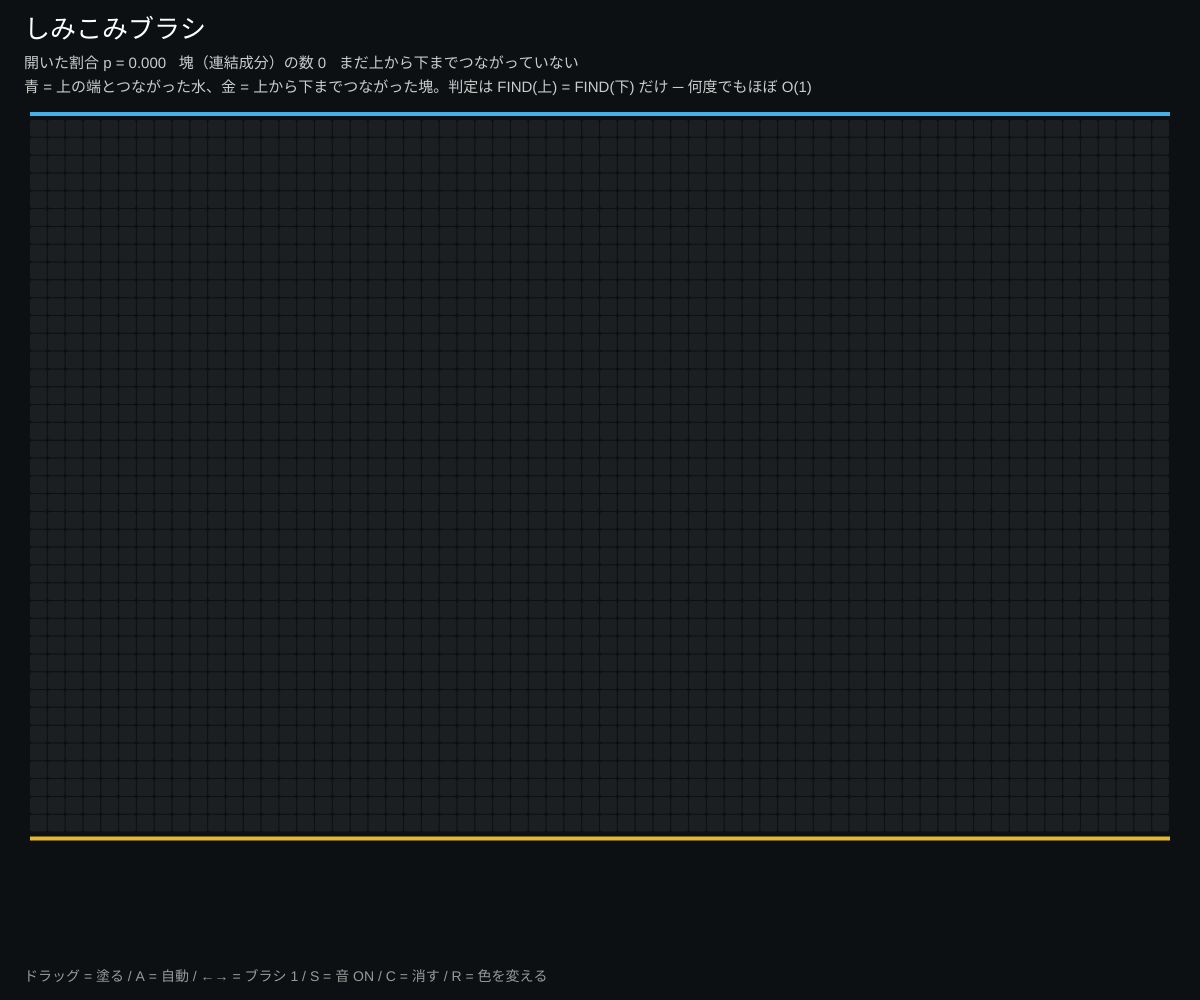
Frame 1 (no input)
Frame 60 (no input): identical to frame 1, image omitted
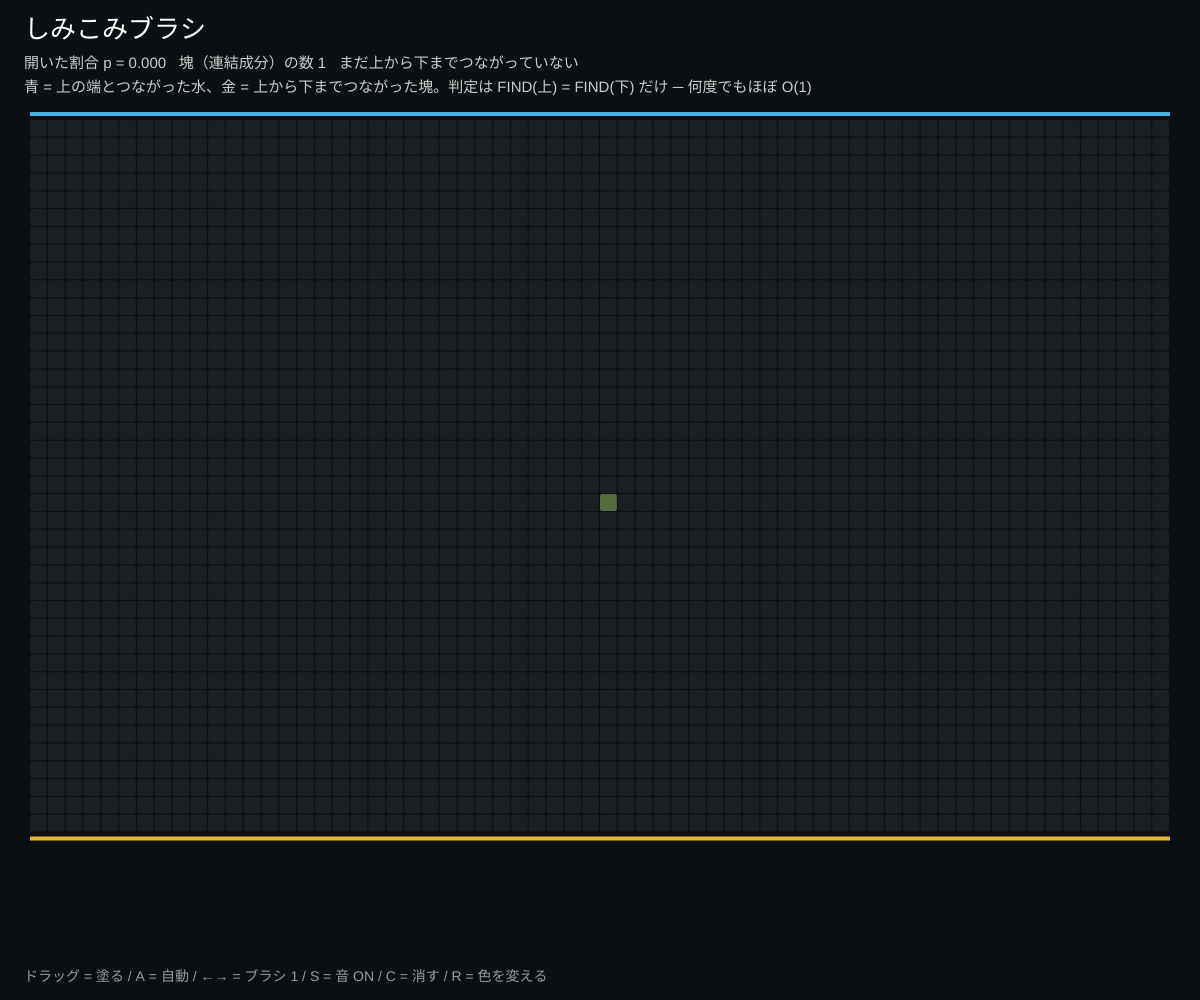
Frame 120 (the mouse pressed at the canvas centre since frame 60)

The p5.js sketch that drew these frames (run headless with seeded random() and noise() and a simulated clock; from frame 60 on, the mouse is pressed at the canvas centre):

// p5.js sketch
// ── sketch.js
// ============================================
// 13 しみこみブラシ（自由制作のベース）─ 互いに素な集合で「つながり」をその場で数える
// マスを開けるたびに、となりの開いたマスと UNION。上の端・下の端は見えない 2 つの要素にまとめておく
// FIND(上) = FIND(下) になった瞬間、水が上から下まで「しみとおる」（パーコレーション）。開いた割合 p ≈ 0.593 が境目
// ドラッグで塗る / A = ランダムに自動で開ける / ←→ = ブラシの大きさ / S = 音 ON/OFF / C = 消す / R = 色を変える
// ============================================
// ★ のついた数字を変えて、自分の作品に！

let COLS = 64, ROWS = 40;    // ★ マスの数
let BRUSH = 1;               // ★ ブラシの半径（マス）
let HUE0 = 200;              // ★ 色の基準
let SCALE = [0, 3, 5, 7, 10];// ★ 音階（マイナーペンタトニック）

let opened = [], parent = [], rnk = [], sz = [];
let P2 = [], R2 = [];          // 上下の端も入れたもう 1 つの森（しみとおり判定用）
let TOPN, BOTN;
let comps = 0, nOpen = 0, auto = false, sound = true;
let percolated = false, flashT = 0, pAt = null, lastNote = 0;

function setup() {
  createCanvas(windowWidth, windowHeight);
  colorMode(HSB, 360, 100, 100, 100);
  reset();
}

function reset() {
  let n = COLS * ROWS;
  TOPN = n; BOTN = n + 1;
  opened = Array(n).fill(false);
  parent = [...Array(n).keys()]; rnk = Array(n).fill(0); sz = Array(n).fill(1);
  P2 = [...Array(n + 2).keys()]; R2 = Array(n + 2).fill(0);
  comps = 0; nOpen = 0; percolated = false; pAt = null;
}

// 塊を数える森（マスどうしだけ）
function find(x) { while (parent[x] !== x) { parent[x] = parent[parent[x]]; x = parent[x]; } return x; }   // 経路半分化
function union(a, b) {
  union2(a, b);
  let x = find(a), y = find(b);
  if (x === y) return false;
  if (rnk[x] > rnk[y]) [x, y] = [y, x];
  parent[x] = y; sz[y] += sz[x];
  if (rnk[x] === rnk[y]) rnk[y]++;
  return true;
}
// 上の端 TOPN・下の端 BOTN も含めた森
function find2(x) { while (P2[x] !== x) { P2[x] = P2[P2[x]]; x = P2[x]; } return x; }
function union2(a, b) {
  let x = find2(a), y = find2(b);
  if (x === y) return;
  if (R2[x] > R2[y]) [x, y] = [y, x];
  P2[x] = y;
  if (R2[x] === R2[y]) R2[y]++;
}

function openCell(c, r) {
  if (c < 0 || r < 0 || c >= COLS || r >= ROWS) return;
  let i = r * COLS + c;
  if (opened[i]) return;
  opened[i] = true; nOpen++; comps++;
  for (let [dc, dr] of [[1, 0], [-1, 0], [0, 1], [0, -1]]) {
    let cc = c + dc, rr = r + dr;
    if (cc >= 0 && rr >= 0 && cc < COLS && rr < ROWS && opened[rr * COLS + cc]) if (union(i, rr * COLS + cc)) comps--;
  }
  if (r === 0) union2(i, TOPN);
  if (r === ROWS - 1) union2(i, BOTN);
  if (sound && millis() - lastNote > 40) {
    let s = sz[find(i)], deg = min(14, floor(log(s + 1) / log(2) * 1.3));
    let midi = 57 + floor(deg / SCALE.length) * 12 + SCALE[deg % SCALE.length];
    playNote(440 * pow(2, (midi - 69) / 12), 0.1, 0.2, 'sine');
    lastNote = millis();
  }
  if (!percolated && find2(TOPN) === find2(BOTN)) {
    percolated = true; flashT = 1; pAt = nOpen / (COLS * ROWS);
    if (sound) for (let k of [0, 4, 7, 12]) playNote(440 * pow(2, (57 + k - 69) / 12), 0.2, 1.5, 'triangle');
  }
}

function geom() { let cs = min((width - 60) / COLS, (height - 190) / ROWS); return { cs, x0: width / 2 - (COLS * cs) / 2, y0: 120 }; }

function draw() {
  background(HUE0, 30, 7);
  let g = geom();
  if (auto) for (let k = 0; k < 4; k++) openCell(floor(random(COLS)), floor(random(ROWS)));
  if (mouseIsPressed) {
    let c = floor((mouseX - g.x0) / g.cs), r = floor((mouseY - g.y0) / g.cs);
    for (let dc = -BRUSH + 1; dc < BRUSH; dc++) for (let dr = -BRUSH + 1; dr < BRUSH; dr++) openCell(c + dc, r + dr);
  }
  let top = find2(TOPN), bot = find2(BOTN);
  noStroke();
  for (let r = 0; r < ROWS; r++) for (let c = 0; c < COLS; c++) {
    let i = r * COLS + c;
    if (!opened[i]) { fill(HUE0, 20, 13); rect(g.x0 + c * g.cs, g.y0 + r * g.cs, g.cs - 1, g.cs - 1, 2); continue; }
    let root = find(i), r2 = find2(i);
    if (r2 === top && top === bot) fill(45, 90, 100);                      // しみとおった塊
    else if (r2 === top) fill(HUE0, 70, 90);                               // 上とつながった「水」
    else fill((HUE0 + 120 + (root * 47) % 140) % 360, 45, 40 + min(50, sz[root] * 3));
    rect(g.x0 + c * g.cs, g.y0 + r * g.cs, g.cs - 1, g.cs - 1, 2);
  }
  if (flashT > 0) { fill(45, 90, 100, flashT * 40); rect(0, 0, width, height); flashT *= 0.95; if (flashT < 0.02) flashT = 0; }
  // 上下の端
  fill(HUE0, 70, 90); rect(g.x0, g.y0 - 8, COLS * g.cs, 4);
  fill(45, 80, 90); rect(g.x0, g.y0 + ROWS * g.cs + 4, COLS * g.cs, 4);

  let p = nOpen / (COLS * ROWS);
  textAlign(LEFT, TOP); fill(0, 0, 100); textSize(26);
  text('しみこみブラシ', 24, 18);
  textSize(15); fill(0, 0, 80);
  text(`開いた割合 p = ${p.toFixed(3)}   塊（連結成分）の数 ${comps}   ${percolated ? `しみとおった！（p = ${pAt.toFixed(3)} のとき）` : 'まだ上から下までつながっていない'}`, 24, 56);
  text(`青 = 上の端とつながった水、金 = 上から下までつながった塊。判定は FIND(上) = FIND(下) だけ ─ 何度でもほぼ O(1)`, 24, 80);
  fill(0, 0, 60); textSize(14);
  text(`ドラッグ = 塗る / A = 自動${auto ? '（ON）' : ''} / ←→ = ブラシ ${BRUSH} / S = 音 ${sound ? 'ON' : 'OFF'} / C = 消す / R = 色を変える`, 24, height - 30);
}

function mousePressed() { startAudio(); }

function keyPressed() {
  if (key === 'a' || key === 'A') auto = !auto;
  if (key === 'ArrowRight') BRUSH = min(6, BRUSH + 1);
  if (key === 'ArrowLeft') BRUSH = max(1, BRUSH - 1);
  if (key === 's' || key === 'S') sound = !sound;
  if (key === 'c' || key === 'C') reset();
  if (key === 'r' || key === 'R') HUE0 = floor(random(360));
}

function windowResized() { resizeCanvas(windowWidth, windowHeight); }

// ==================================================
// ここから下は「音を鳴らすための道具」です
// ==================================================
let audioCtx, masterOut;
function startAudio() {
  if (!audioCtx) { audioCtx = new AudioContext(); masterOut = audioCtx.createDynamicsCompressor(); masterOut.connect(audioCtx.destination); }
  audioCtx.resume();
}
function playNote(freqHz, volume = 0.3, duration = 0.3, type = 'triangle', when) {
  if (!audioCtx) return;
  let t = when === undefined ? audioCtx.currentTime : when;
  let osc = audioCtx.createOscillator(), amp = audioCtx.createGain();
  osc.type = type; osc.frequency.value = freqHz;
  amp.gain.setValueAtTime(0.0001, t);
  amp.gain.exponentialRampToValueAtTime(volume, t + 0.01);
  amp.gain.exponentialRampToValueAtTime(0.0001, t + duration);
  osc.connect(amp); amp.connect(masterOut); osc.start(t); osc.stop(t + duration + 0.05);
}
